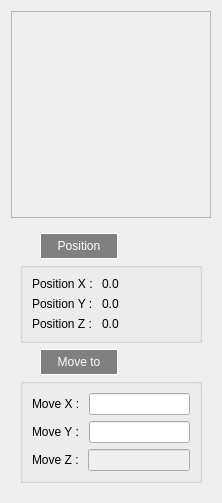
<?xml version="1.0" encoding="UTF-8"?>
<ui version="4.0">
 <class>WidgetStartROSCollaborationTaskItem</class>
 <widget class="QWidget" name="WidgetStartROSCollaborationTaskItem">
  <property name="geometry">
   <rect>
    <x>0</x>
    <y>0</y>
    <width>220</width>
    <height>503</height>
   </rect>
  </property>
  <property name="windowTitle">
   <string>Form</string>
  </property>
  <layout class="QVBoxLayout" name="verticalLayout">
   <item>
    <widget class="QFrame" name="frame">
     <property name="sizePolicy">
      <sizepolicy hsizetype="Preferred" vsizetype="Preferred">
       <horstretch>0</horstretch>
       <verstretch>0</verstretch>
      </sizepolicy>
     </property>
     <property name="frameShape">
      <enum>QFrame::NoFrame</enum>
     </property>
     <property name="frameShadow">
      <enum>QFrame::Raised</enum>
     </property>
     <layout class="QVBoxLayout" name="verticalLayout_3">
      <property name="leftMargin">
       <number>0</number>
      </property>
      <property name="topMargin">
       <number>0</number>
      </property>
      <property name="rightMargin">
       <number>0</number>
      </property>
      <property name="bottomMargin">
       <number>0</number>
      </property>
      <item>
       <layout class="QVBoxLayout" name="verticalLayout_2">
        <item>
         <widget class="QFrame" name="frame_2">
          <property name="frameShape">
           <enum>QFrame::StyledPanel</enum>
          </property>
          <property name="frameShadow">
           <enum>QFrame::Raised</enum>
          </property>
          <layout class="QVBoxLayout" name="verticalLayout_4">
           <item>
            <widget class="QLabel" name="lbWidgetStartROSCollaborationTaskItemThumbnail">
             <property name="sizePolicy">
              <sizepolicy hsizetype="Minimum" vsizetype="Minimum">
               <horstretch>0</horstretch>
               <verstretch>0</verstretch>
              </sizepolicy>
             </property>
             <property name="minimumSize">
              <size>
               <width>180</width>
               <height>160</height>
              </size>
             </property>
             <property name="text">
              <string/>
             </property>
             <property name="alignment">
              <set>Qt::AlignCenter</set>
             </property>
            </widget>
           </item>
           <item>
            <widget class="QLabel" name="lbWidgetStartROSCollaborationTaskItemName">
             <property name="sizePolicy">
              <sizepolicy hsizetype="Preferred" vsizetype="Fixed">
               <horstretch>0</horstretch>
               <verstretch>0</verstretch>
              </sizepolicy>
             </property>
             <property name="minimumSize">
              <size>
               <width>0</width>
               <height>0</height>
              </size>
             </property>
             <property name="text">
              <string/>
             </property>
             <property name="alignment">
              <set>Qt::AlignCenter</set>
             </property>
            </widget>
           </item>
          </layout>
         </widget>
        </item>
        <item>
         <widget class="QFrame" name="frame_3">
          <property name="frameShape">
           <enum>QFrame::NoFrame</enum>
          </property>
          <property name="frameShadow">
           <enum>QFrame::Raised</enum>
          </property>
          <layout class="QVBoxLayout" name="verticalLayout_5">
           <item>
            <widget class="QGroupBox" name="gbWidgetStartROSCollaborationTaskItemPosition">
             <property name="sizePolicy">
              <sizepolicy hsizetype="Preferred" vsizetype="Fixed">
               <horstretch>0</horstretch>
               <verstretch>0</verstretch>
              </sizepolicy>
             </property>
             <property name="styleSheet">
              <string notr="true">QGroupBox#gbWidgetStartROSCollaborationTaskItemPosition {
    border: 1px solid 	darkgray;
    margin-top: 15px;
	color:white
}

QGroupBox#gbWidgetStartROSCollaborationTaskItemPosition::title {
    subcontrol-position: top left;
    border: 1px solid white;
    background-color: gray;
    padding: 5px 15px 5px 15px;
    top: -15px;
	left: 20px;
}</string>
             </property>
             <property name="title">
              <string>Position</string>
             </property>
             <layout class="QVBoxLayout" name="verticalLayout_7">
              <item>
               <widget class="QFrame" name="frame_7">
                <property name="frameShape">
                 <enum>QFrame::NoFrame</enum>
                </property>
                <property name="frameShadow">
                 <enum>QFrame::Raised</enum>
                </property>
                <layout class="QHBoxLayout" name="horizontalLayout">
                 <property name="leftMargin">
                  <number>0</number>
                 </property>
                 <property name="topMargin">
                  <number>15</number>
                 </property>
                 <property name="rightMargin">
                  <number>0</number>
                 </property>
                 <property name="bottomMargin">
                  <number>0</number>
                 </property>
                 <item>
                  <widget class="QLabel" name="label_6">
                   <property name="text">
                    <string>Position X : </string>
                   </property>
                  </widget>
                 </item>
                 <item>
                  <widget class="QLabel" name="leditWidgetStartROSCollaborationTaskItemPositionX">
                   <property name="sizePolicy">
                    <sizepolicy hsizetype="Expanding" vsizetype="Fixed">
                     <horstretch>0</horstretch>
                     <verstretch>0</verstretch>
                    </sizepolicy>
                   </property>
                   <property name="text">
                    <string>0.0</string>
                   </property>
                  </widget>
                 </item>
                </layout>
               </widget>
              </item>
              <item>
               <widget class="QFrame" name="frame_8">
                <property name="frameShape">
                 <enum>QFrame::NoFrame</enum>
                </property>
                <property name="frameShadow">
                 <enum>QFrame::Raised</enum>
                </property>
                <layout class="QHBoxLayout" name="horizontalLayout_5">
                 <property name="leftMargin">
                  <number>0</number>
                 </property>
                 <property name="topMargin">
                  <number>0</number>
                 </property>
                 <property name="rightMargin">
                  <number>0</number>
                 </property>
                 <property name="bottomMargin">
                  <number>0</number>
                 </property>
                 <item>
                  <widget class="QLabel" name="label_5">
                   <property name="text">
                    <string>Position Y : </string>
                   </property>
                  </widget>
                 </item>
                 <item>
                  <widget class="QLabel" name="leditWidgetStartROSCollaborationTaskItemPositionY">
                   <property name="sizePolicy">
                    <sizepolicy hsizetype="Expanding" vsizetype="Fixed">
                     <horstretch>0</horstretch>
                     <verstretch>0</verstretch>
                    </sizepolicy>
                   </property>
                   <property name="text">
                    <string>0.0</string>
                   </property>
                  </widget>
                 </item>
                </layout>
               </widget>
              </item>
              <item>
               <widget class="QFrame" name="frame_9">
                <property name="frameShape">
                 <enum>QFrame::NoFrame</enum>
                </property>
                <property name="frameShadow">
                 <enum>QFrame::Raised</enum>
                </property>
                <layout class="QHBoxLayout" name="horizontalLayout_6">
                 <property name="leftMargin">
                  <number>0</number>
                 </property>
                 <property name="topMargin">
                  <number>0</number>
                 </property>
                 <property name="rightMargin">
                  <number>0</number>
                 </property>
                 <property name="bottomMargin">
                  <number>0</number>
                 </property>
                 <item>
                  <widget class="QLabel" name="label_4">
                   <property name="text">
                    <string>Position Z : </string>
                   </property>
                  </widget>
                 </item>
                 <item>
                  <widget class="QLabel" name="leditWidgetStartROSCollaborationTaskItemPositionZ">
                   <property name="sizePolicy">
                    <sizepolicy hsizetype="Expanding" vsizetype="Fixed">
                     <horstretch>0</horstretch>
                     <verstretch>0</verstretch>
                    </sizepolicy>
                   </property>
                   <property name="text">
                    <string>0.0</string>
                   </property>
                  </widget>
                 </item>
                </layout>
               </widget>
              </item>
             </layout>
            </widget>
           </item>
           <item>
            <widget class="QGroupBox" name="gbWidgetStartROSCollaborationTaskItemMoveTo">
             <property name="sizePolicy">
              <sizepolicy hsizetype="Preferred" vsizetype="Fixed">
               <horstretch>0</horstretch>
               <verstretch>0</verstretch>
              </sizepolicy>
             </property>
             <property name="styleSheet">
              <string notr="true">QGroupBox#gbWidgetStartROSCollaborationTaskItemMoveTo {
    border: 1px solid 	darkgray;
    margin-top: 15px;
	color:white
}

QGroupBox#gbWidgetStartROSCollaborationTaskItemMoveTo::title {
    subcontrol-position: top left;
    border: 1px solid white;
    background-color: gray;
    padding: 5px 15px 5px 15px;
    top: -15px;
	left: 20px;
}</string>
             </property>
             <property name="title">
              <string>Move to</string>
             </property>
             <layout class="QVBoxLayout" name="verticalLayout_6">
              <item>
               <widget class="QFrame" name="frame_4">
                <property name="frameShape">
                 <enum>QFrame::NoFrame</enum>
                </property>
                <property name="frameShadow">
                 <enum>QFrame::Raised</enum>
                </property>
                <layout class="QHBoxLayout" name="horizontalLayout_3">
                 <property name="leftMargin">
                  <number>0</number>
                 </property>
                 <property name="topMargin">
                  <number>15</number>
                 </property>
                 <property name="rightMargin">
                  <number>0</number>
                 </property>
                 <property name="bottomMargin">
                  <number>0</number>
                 </property>
                 <item>
                  <widget class="QLabel" name="label">
                   <property name="text">
                    <string>Move X : </string>
                   </property>
                  </widget>
                 </item>
                 <item>
                  <widget class="QLineEdit" name="leditWidgetStartROSCollaborationTaskItemMoveToX"/>
                 </item>
                </layout>
               </widget>
              </item>
              <item>
               <widget class="QFrame" name="frame_5">
                <property name="frameShape">
                 <enum>QFrame::NoFrame</enum>
                </property>
                <property name="frameShadow">
                 <enum>QFrame::Raised</enum>
                </property>
                <layout class="QHBoxLayout" name="horizontalLayout_2">
                 <property name="leftMargin">
                  <number>0</number>
                 </property>
                 <property name="topMargin">
                  <number>0</number>
                 </property>
                 <property name="rightMargin">
                  <number>0</number>
                 </property>
                 <property name="bottomMargin">
                  <number>0</number>
                 </property>
                 <item>
                  <widget class="QLabel" name="label_2">
                   <property name="text">
                    <string>Move Y : </string>
                   </property>
                  </widget>
                 </item>
                 <item>
                  <widget class="QLineEdit" name="leditWidgetStartROSCollaborationTaskItemMoveToY"/>
                 </item>
                </layout>
               </widget>
              </item>
              <item>
               <widget class="QFrame" name="frame_6">
                <property name="frameShape">
                 <enum>QFrame::NoFrame</enum>
                </property>
                <property name="frameShadow">
                 <enum>QFrame::Raised</enum>
                </property>
                <layout class="QHBoxLayout" name="horizontalLayout_4">
                 <property name="leftMargin">
                  <number>0</number>
                 </property>
                 <property name="topMargin">
                  <number>0</number>
                 </property>
                 <property name="rightMargin">
                  <number>0</number>
                 </property>
                 <property name="bottomMargin">
                  <number>0</number>
                 </property>
                 <item>
                  <widget class="QLabel" name="label_3">
                   <property name="text">
                    <string>Move Z : </string>
                   </property>
                  </widget>
                 </item>
                 <item>
                  <widget class="QLineEdit" name="leditWidgetStartROSCollaborationTaskItemMoveToZ">
                   <property name="enabled">
                    <bool>false</bool>
                   </property>
                  </widget>
                 </item>
                </layout>
               </widget>
              </item>
             </layout>
            </widget>
           </item>
          </layout>
         </widget>
        </item>
       </layout>
      </item>
     </layout>
    </widget>
   </item>
  </layout>
 </widget>
 <resources/>
 <connections/>
</ui>
